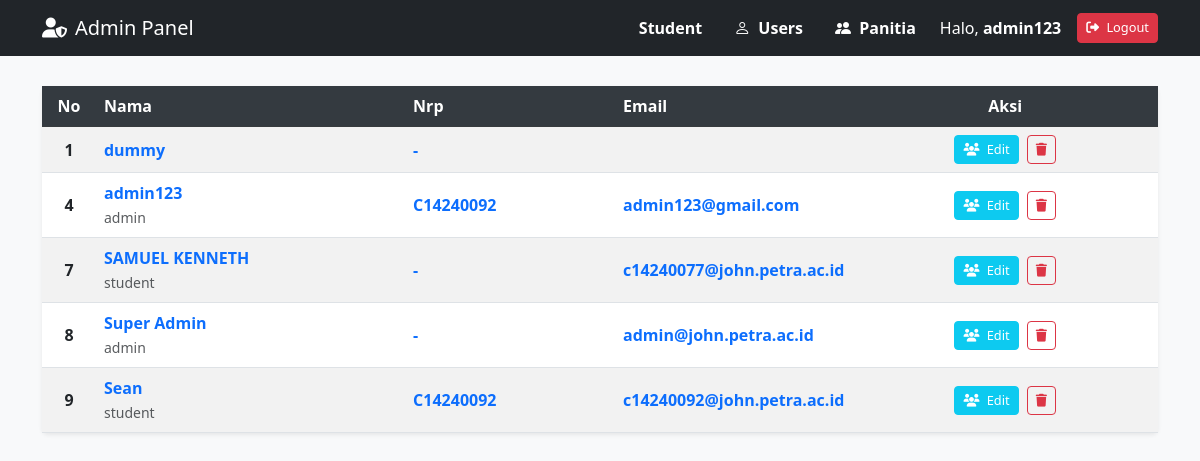
/ADMIN/user_view.php (signed in), run on the app's committed database.
### tables this page shows
CREATE TABLE `users` (
  `id` int(100) NOT NULL,
  `name` varchar(100) NOT NULL,
  `password` varchar(255) NOT NULL,
  `email` varchar(100) NOT NULL,
  `nrp` varchar(20) DEFAULT NULL,
  `role` enum('admin','student') NOT NULL DEFAULT 'student',
  `biodata` text DEFAULT NULL,
  `profile_picture` varchar(255) DEFAULT NULL,
  `created_at` timestamp NOT NULL DEFAULT current_timestamp()
);

### ADMIN/user_view.php (the view, shortened to what this page needs)
<?php
require_once '../koneksi.php';
include("navbar_admin.php");
$query = "SELECT * FROM users ORDER BY id ASC";
$result = mysqli_query($conn, $query);
?>
<div class="container dashboard-container">
    <div class="card shadow-sm border-0">
        <div class="card-body p-0">
            <div class="table-responsive">
                <table class="table table-striped table-hover mb-0 align-middle">
                    <thead class="table-dark">
                        <tr>
                            <th class="text-center" width="5%">No</th>
                            <th width="30%">Nama</th>
                            <th width="20%">Nrp</th>
                            <th width="15%">Email</th>
                            <th class="text-center" width="30%">Aksi</th>
                        </tr>
                    </thead>
                    <tbody>
                        <?php
                        if (mysqli_num_rows($result) > 0) {
                            while ($e = mysqli_fetch_assoc($result)) {
                        ?>
                        <tr>
                            <td class="text-center fw-bold"><?= $e['id']; ?></td>
                            <td>
                                <span class="fw-semibold text-primary"><?= htmlspecialchars($e['name']) ?></span>
                                <br>
                                <small class="text-muted"><?= htmlspecialchars($e['role'] ?? '-') ?></small>
                            </td>
                            <td>
                                <span class="fw-semibold text-primary">
                                    <?= htmlspecialchars($e['nrp'] ?? '-') ?>
                                </span>
                            </td>
                            <td>
                                <span class="fw-semibold text-primary">
                                    <?= htmlspecialchars($e['email'] ?? '-') ?>
                                </span>
                            </td>
                            <td class="text-center">
                                <a href="user_edit.php?id=<?= $e['id'] ?>" class="btn btn-info btn-sm text-white me-1" title="edit user">
                                    <i class="fas fa-users me-1"></i> Edit
                                </a>
                                <a href="delete_user.php?id=<?= $e['id'] ?>" class="btn btn-outline-danger btn-sm" onclick="return confirm('Yakin hapus user ini?');">
                                    <i class="fas fa-trash"></i>
                                </a>
                            </td>
                        </tr>
                            <?php }
                            }?>
                    </tbody>
                </table>
            </div>
        </div>
    </div>
</div>

### ADMIN/navbar_admin.php (style rules this page uses)
body { background-color: #f8f9fa; font-family: 'Segoe UI', sans-serif; }
.dashboard-container { margin-top: 30px; margin-bottom: 50px; }
.table th { background-color: #343a40; color: white; vertical-align: middle; }
.btn-sm { font-size: 0.8rem; }

### data on the page
users: id "1", name "dummy", nrp "-"
users: id "4", name "admin123", role "admin", nrp "C14240092", email "admin123@gmail.com"
users: id "7", name "SAMUEL KENNETH", role "student", nrp "-", email "c14240077@john.petra.ac.id"
users: id "8", name "Super Admin", role "admin", nrp "-", email "admin@john.petra.ac.id"
users: id "9", name "Sean", role "student", nrp "C14240092", email "c14240092@john.petra.ac.id"

### other printed values
$_SESSION['name'] "admin123"
